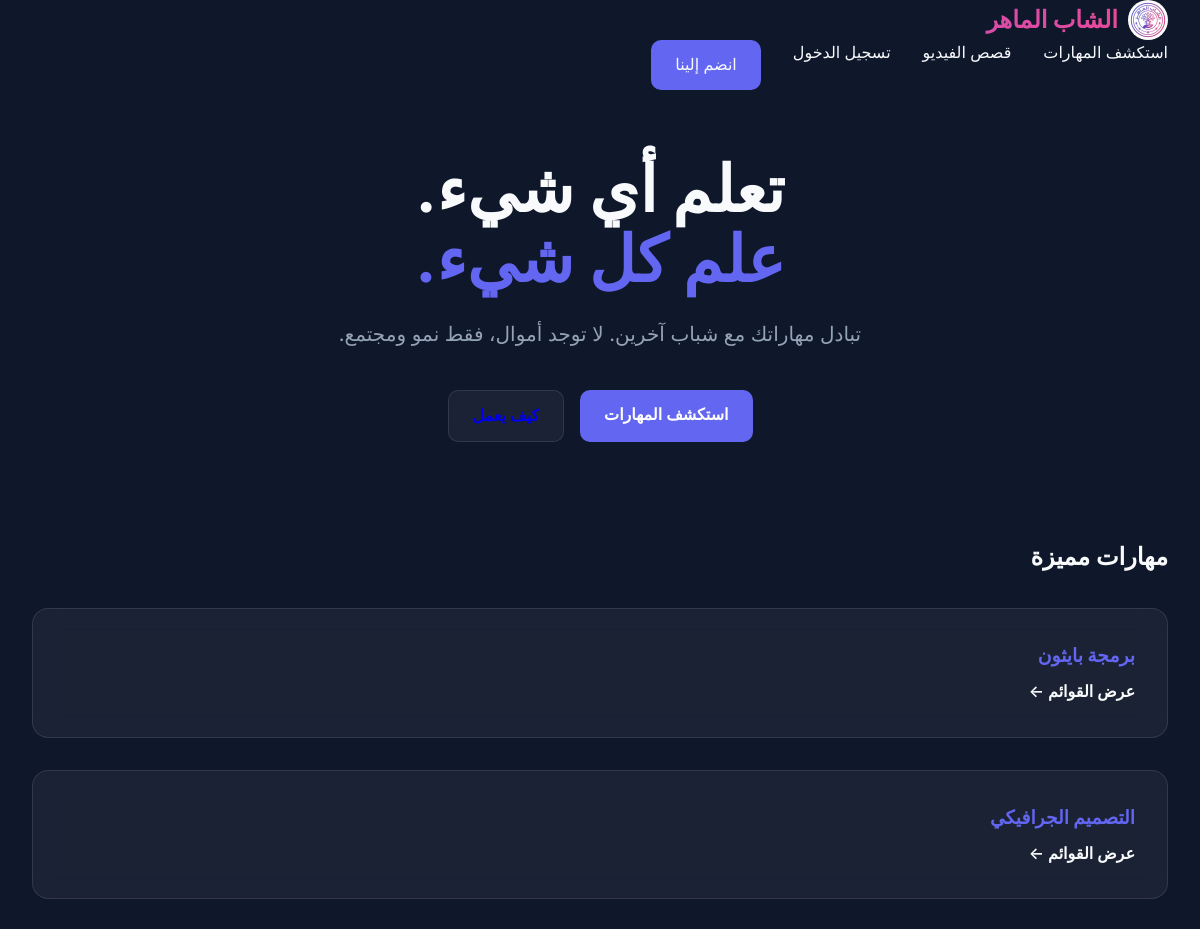
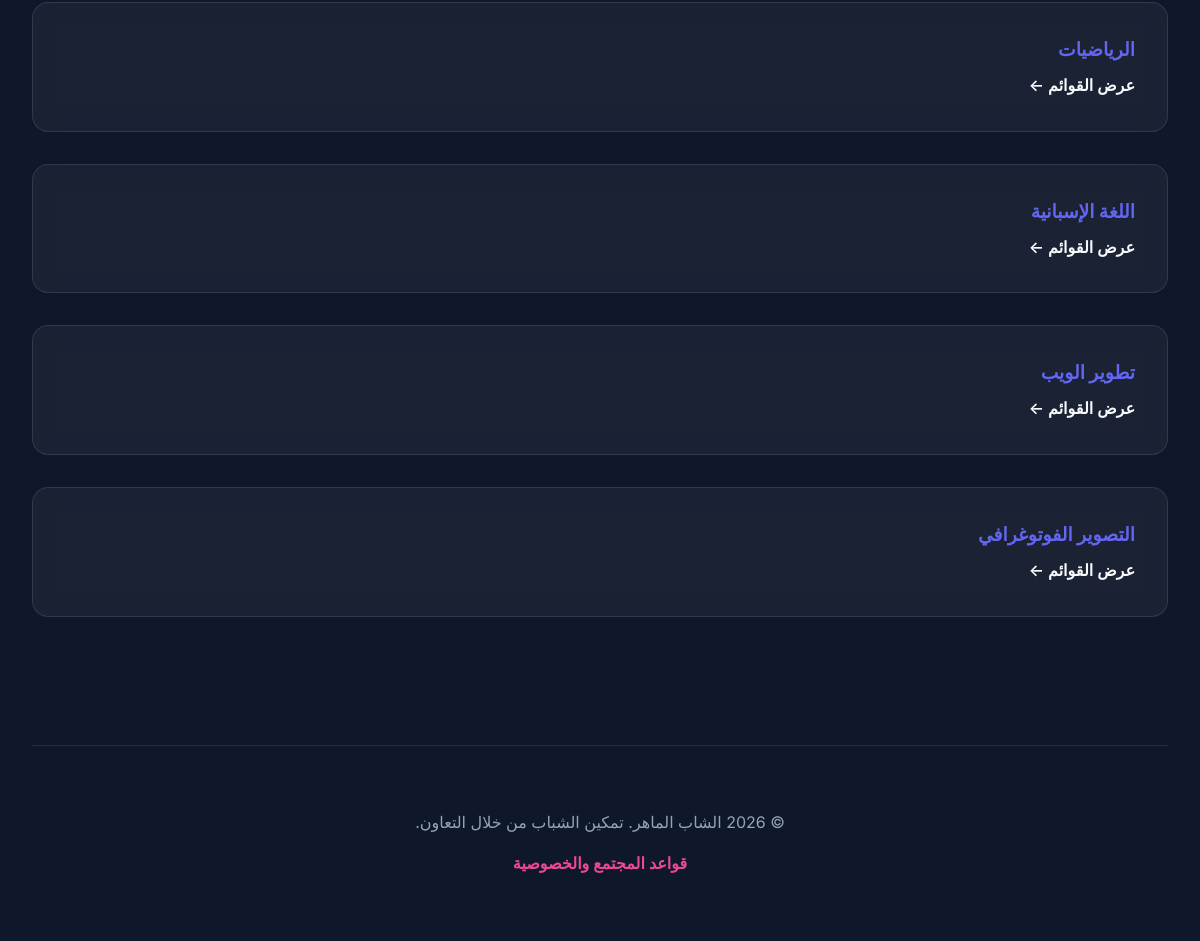
The page / on the database its author committed (2 pictures, top to bottom).
### exchange/models.py (models this page shows, shortened)
class Skill(models.Model):
    LEVEL_CHOICES = [
        ('beginner', 'مبتدئ'),
        ('intermediate', 'متوسط'),
        ('advanced', 'متقدم'),
        ('expert', 'خبير'),
    ]
    name = models.CharField(max_length=100)
    description = models.TextField()

### exchange/views.py (the view)
# urls.py: path('', views.home, name='home'),
def home(request):
    skills = Skill.objects.all()[:6] # Show first 6 skills on home
    return render(request, 'home.html', {'skills': skills})

### templates/home.html
{% extends 'base.html' %}
{% block content %}
<section class="hero">
    <h1>تعلم أي شيء. <br><span style="color: var(--primary);">علم كل شيء.</span></h1>
    <p>تبادل مهاراتك مع شباب آخرين. لا توجد أموال، فقط نمو ومجتمع.</p>
    <div style="display: flex; gap: 1rem; justify-content: center;">
        <a href="{% url 'exchange:skill_list' %}" class="btn btn-primary">استكشف المهارات</a>
        <a href="{% url 'exchange:signup' %}" class="btn glass" style="padding: 0.75rem 1.5rem;">كيف يعمل</a>
    </div>
</section>
<section>
    <h2 style="margin-bottom: 2rem;">مهارات مميزة</h2>
    <div class="card-grid">
        {% for skill in skills %}
        <div class="skill-card glass">
            <h3 style="color: var(--primary); margin-bottom: 0.5rem;">{{ skill.name }}</h3>
            <a href="{% url 'exchange:skill_detail' skill.id %}"
                style="color: var(--text-main); font-weight: 600; text-decoration: none;">عرض القوائم ←</a>
        </div>
        {% empty %}
        <p>لا توجد مهارات مدرجة بعد. كن أول من يشارك!</p>
        {% endfor %}
    </div>
</section>
{% endblock %}

### static/css/style.css (style rules this page uses)
:root { --primary: #6366f1; --primary-hover: #4f46e5; --secondary: #ec4899; --bg-dark: #0f172a; --bg-card: rgba(30, 41, 59, 0.7); --text-main: #f8fafc; --text-muted: #94a3b8; --glass-border: rgba(255, 255, 255, 0.1); --glass-bg: rgba(255, 255, 255, 0.05); --success: #10b981; --warning: #f59e0b; }
* { margin: 0; padding: 0; box-sizing: border-box; }
body { font-family: 'Inter', system-ui, -apple-system, sans-serif; background-color: var(--bg-dark); color: var(--text-main); line-height: 1.6; min-height: 100vh; overflow-x: hidden; }
.glass { background: var(--glass-bg); backdrop-filter: blur(12px); -webkit-backdrop-filter: blur(12px); border: 1px solid var(--glass-border); border-radius: 16px; }
.btn { padding: 0.75rem 1.5rem; border-radius: 10px; font-weight: 600; cursor: pointer; transition: transform 0.2s, background 0.3s; text-decoration: none; display: inline-block; }
.btn-primary { background: var(--primary); color: white; border: none; }
.hero { text-align: center; max-width: 800px; margin: 0 auto 6rem; }
.hero h1 { font-size: 4rem; line-height: 1.1; margin-bottom: 1.5rem; }
.hero p { font-size: 1.25rem; color: var(--text-muted); margin-bottom: 2.5rem; }
.card-grid { display: grid; grid-template-columns: repeat(auto-fill, min-minmax(300px, 1fr)); gap: 2rem; }
.skill-card { padding: 2rem; transition: transform 0.3s; }

### rows shown on the page
Skill: name "برمجة بايثون"
Skill: name "التصميم الجرافيكي"
Skill: name "الرياضيات"
Skill: name "اللغة الإسبانية"
Skill: name "تطوير الويب"
Skill: name "التصوير الفوتوغرافي"
